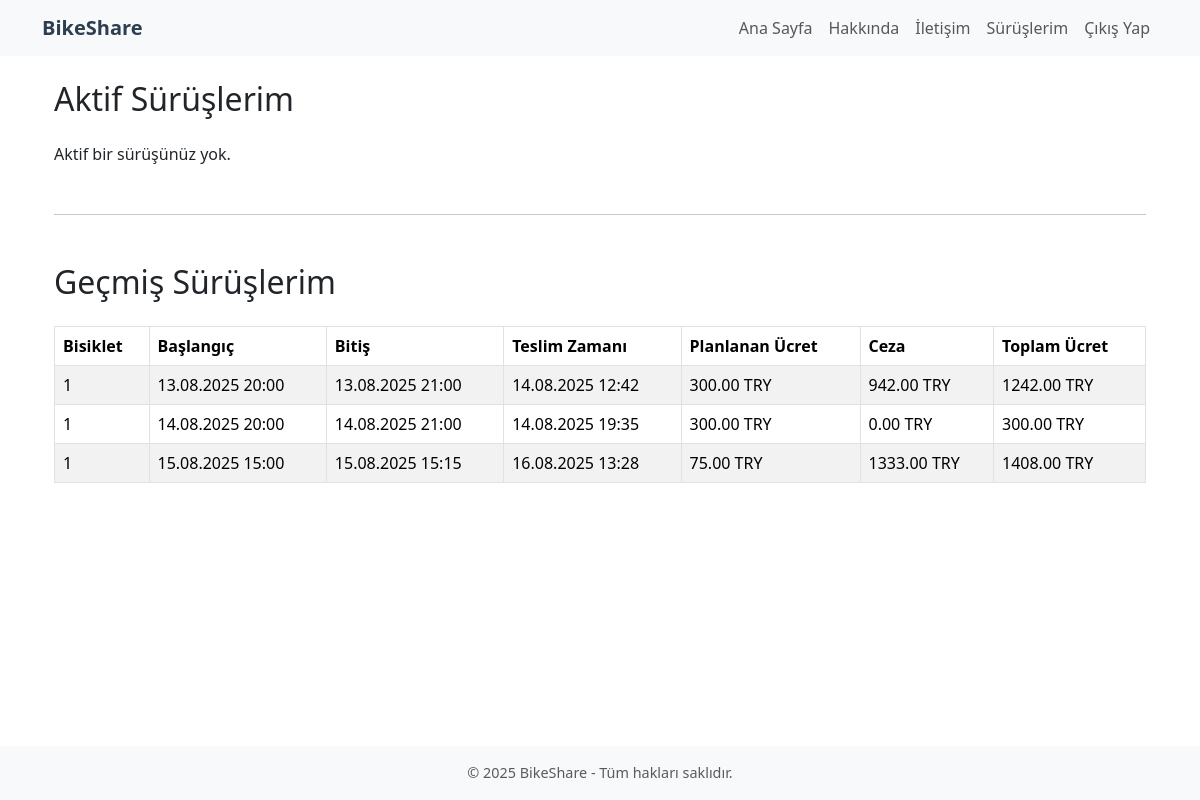
The app's page /suruslerim/ (signed in) with its own data.
### apps/core/models.py (models this page shows, shortened)
class Booking(models.Model):
    class Status(models.TextChoices):
        PENDING = "PENDING", "Pending"
        CONFIRMED = "CONFIRMED", "Confirmed"
        ACTIVE = "ACTIVE", "Active"
        RETURNED = "RETURNED", "Returned"
        CANCELED = "CANCELED", "Canceled"
    user = models.ForeignKey(settings.AUTH_USER_MODEL, on_delete=models.PROTECT, related_name="bookings")
    station = models.ForeignKey(Station, on_delete=models.PROTECT, related_name="bookings")
    bike = models.ForeignKey(Bike, on_delete=models.PROTECT, related_name="bookings", null=True, blank=True)
    pricing = models.ForeignKey(PricingPlan, on_delete=models.PROTECT)
    start_at = models.DateTimeField()
    end_at = models.DateTimeField()
    actual_return_at_user = models.DateTimeField(null=True, blank=True)
    actual_return_at = models.DateTimeField(null=True, blank=True)
    status = models.CharField(max_length=20, choices=Status.choices, default=Status.PENDING)
    planned_price = models.DecimalField(max_digits=10, decimal_places=2, default=0)
    penalty_amount = models.DecimalField(max_digits=10, decimal_places=2, default=0)
    total_price = models.DecimalField(max_digits=10, decimal_places=2, default=0)
    created_at = models.DateTimeField(auto_now_add=True)

class Bike(models.Model):
    station = models.ForeignKey(Station, on_delete=models.PROTECT, related_name="bikes")
    tag = models.CharField(max_length=50, unique=True)  # fiziksel etiket/kod
    is_active = models.BooleanField(default=True)

class PricingPlan(models.Model):
    name = models.CharField(max_length=80, default="Default")
    currency = models.CharField(max_length=8, default="TRY")
    base_rate_per_min = models.DecimalField(max_digits=8, decimal_places=2)       # planlanan süre
    overtime_rate_per_min = models.DecimalField(max_digits=8, decimal_places=2)   # gecikme

### apps/core/views.py (the view)
# urls.py: path('suruslerim/', views.my_bookings_view, name='my_bookings'),
@login_required
def my_bookings_view(request):
    active_bookings = Booking.objects.filter(user=request.user, status=Booking.Status.CONFIRMED)
    past_bookings = Booking.objects.filter(
        user=request.user,
        status__in=[Booking.Status.RETURNED, Booking.Status.CANCELED]
    )
    return render(request, 'core/includes/my_bookings.html', {
        'active_bookings': active_bookings,
        'past_bookings': past_bookings
    })

### apps/core/templates/core/includes/my_bookings.html (shortened to what this page needs)
{% extends 'core/base.html' %}
{% load humanize %}
{% block content %}
<div class="container">
  <h2 class="mb-4">Aktif Sürüşlerim</h2>
  {% if active_bookings %}
    <table class="table table-bordered">
      <thead>
        <tr>
          <th>Bisiklet</th>
          <th>İstasyon</th>
          <th>Başlangıç</th>
          <th>Bitiş</th>
          <th>Planlanan Ücret</th>
          <th>İşlem</th>
        </tr>
      </thead>
      <tbody>
        {% for booking in active_bookings %}
        <tr>
          <td>{{ booking.bike.tag }}</td>
          <td>{{ booking.station.name }}</td>
          <td>{{ booking.start_at|date:"d.m.Y H:i" }}</td>
          <td>{{ booking.end_at|date:"d.m.Y H:i" }}</td>
          <td>{{ booking.planned_price }} {{ booking.pricing.currency }}</td>
          <td>
            <a href="{% url 'booking_return' booking.id %}" class="btn btn-warning btn-sm">Teslim Ettim</a>
          </td>
        </tr>
        {% endfor %}
      </tbody>
    </table>
  {% else %}
    <p>Aktif bir sürüşünüz yok.</p>
  {% endif %}
  <hr class="my-5">
  <h2 class="mb-4">Geçmiş Sürüşlerim</h2>
  {% if past_bookings %}
    <table class="table table-bordered table-striped">
      <thead>
        <tr>
          <th>Bisiklet</th>
          <th>Başlangıç</th>
          <th>Bitiş</th>
          <th>Teslim Zamanı</th>
          <th>Planlanan Ücret</th>
          <th>Ceza</th>
          <th>Toplam Ücret</th>
        </tr>
      </thead>
      <tbody>
        {% for booking in past_bookings %}
        <tr>
          <td>{{ booking.bike.tag }}</td>
          <td>{{ booking.start_at|date:"d.m.Y H:i" }}</td>
          <td>{{ booking.end_at|date:"d.m.Y H:i" }}</td>
          <td>
            {% if booking.actual_return_at %}
              {{ booking.actual_return_at|date:"d.m.Y H:i" }}
            {% else %}
              -
            {% endif %}
          </td>
          <td>{{ booking.planned_price }} {{ booking.pricing.currency }}</td>
          <td>{{ booking.penalty_amount }} {{ booking.pricing.currency }}</td>
          <td>{{ booking.total_price }} {{ booking.pricing.currency }}</td>
        </tr>
        {% endfor %}
      </tbody>
    </table>
  {% else %}
    <p>Geçmiş sürüşünüz bulunmuyor.</p>
  {% endif %}
</div>
{% endblock %}

### apps/static/css/style.css (style rules this page uses)
html, body { height: 100%; }
body { font-family: 'Segoe UI', sans-serif; }

### records on screen
Booking: bike.tag "1", start_at "13.08.2025 20:00", end_at "13.08.2025 21:00", actual_return_at "14.08.2025 12:42", planned_price "300.00", pricing.currency "TRY", penalty_amount "942.00", total_price "1242.00"
Booking: bike.tag "1", start_at "14.08.2025 20:00", end_at "14.08.2025 21:00", actual_return_at "14.08.2025 19:35", planned_price "300.00", pricing.currency "TRY", penalty_amount "0.00", total_price "300.00"
Booking: bike.tag "1", start_at "15.08.2025 15:00", end_at "15.08.2025 15:15", actual_return_at "16.08.2025 13:28", planned_price "75.00", pricing.currency "TRY", penalty_amount "1333.00", total_price "1408.00"
